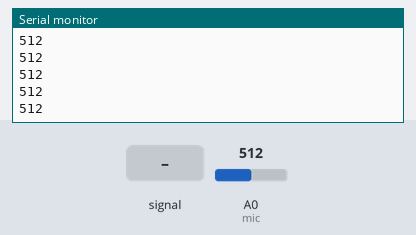
A sketch run on a simulated Arduino Uno, built with avr-gcc and run on an emulated ATmega328P. Parts: the last lines printed to the serial monitor. The test bench sets the inputs (shaded band); at power-on: A0 (mic) = 512.

Above: at 1.2 s.
1.3 s: A0 (mic) fed a 200 Hz sine of ±81 counts around its level
At 2.4 s:
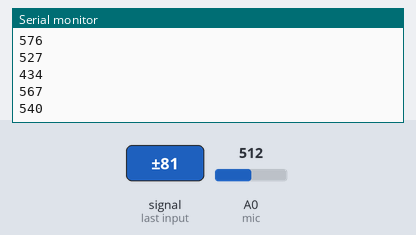
2.8 s: A0 (mic) set to 716
At 3.6 s:
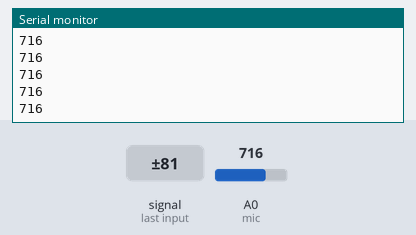
4.3 s: A0 (mic) fed a 1000 Hz sine of ±255 counts around its level
5.8 s: A0 (mic) set to 511
At 6.9 s:
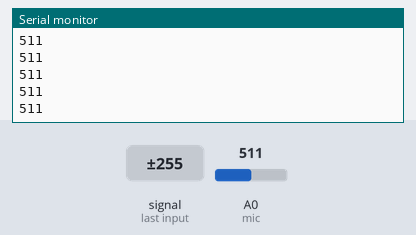
Timing chart, 0 to 8.3 s (numbered marks = the images above; inputs shaded):
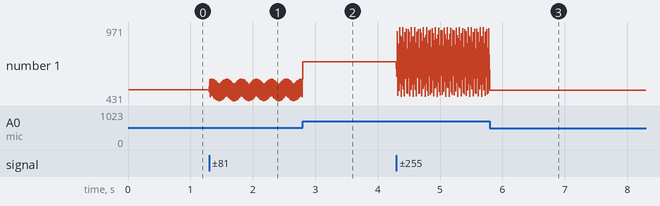

Measured:
- after the input at 1.3 s, the serial monitor: prints a new line at once (image 1)
- plotted number 1: 512 → 460 after the input at 1.3 s

The sketch:

sketch_oct12d.ino.ino
```cpp
#include  <SoftwareSerial.h>
int mic=A0;
char newline2=10;
char newline1=13;
SoftwareSerial BTSerial(15, 14);
void setup() {
  // put your setup code here, to run once:
   Serial.begin(9600);
   BTSerial.begin(9600);
    while (!Serial) {
    ; // wait for serial port to connect. Needed for native USB port only
  }
  Serial.println("device OK");

}
int micout;
void loop() {
  // put your main code here, to run repeatedly:
  byte out;
  micout=analogRead(mic);
  String s=String(micout) ;
  s=s+"\n";
  Serial.print(s);
  char data[s.length()];
  s.toCharArray(data,s.length());
  for(int i=0;i<sizeof(data);i++)
  {
    BTSerial.write(data[i]);
  }
  BTSerial.write(newline1);
  BTSerial.write(newline2);
}
```
